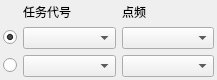
<?xml version="1.0" encoding="UTF-8"?>
<ui version="4.0">
 <class>SCTaskWorkModeTaskCodeSelectWidget</class>
 <widget class="QWidget" name="SCTaskWorkModeTaskCodeSelectWidget">
  <property name="geometry">
   <rect>
    <x>0</x>
    <y>0</y>
    <width>217</width>
    <height>70</height>
   </rect>
  </property>
  <property name="windowTitle">
   <string>Form</string>
  </property>
  <layout class="QGridLayout" name="gridLayout">
   <property name="leftMargin">
    <number>3</number>
   </property>
   <property name="topMargin">
    <number>3</number>
   </property>
   <property name="rightMargin">
    <number>3</number>
   </property>
   <property name="bottomMargin">
    <number>3</number>
   </property>
   <item row="0" column="1">
    <widget class="QLabel" name="label_8">
     <property name="text">
      <string>任务代号</string>
     </property>
     <property name="alignment">
      <set>Qt::AlignLeading|Qt::AlignLeft|Qt::AlignVCenter</set>
     </property>
    </widget>
   </item>
   <item row="0" column="2">
    <widget class="QLabel" name="label_9">
     <property name="text">
      <string>点频</string>
     </property>
     <property name="alignment">
      <set>Qt::AlignLeading|Qt::AlignLeft|Qt::AlignVCenter</set>
     </property>
    </widget>
   </item>
   <item row="1" column="0">
    <widget class="QRadioButton" name="scTargetRadioBtn1">
     <property name="sizePolicy">
      <sizepolicy hsizetype="Fixed" vsizetype="Fixed">
       <horstretch>0</horstretch>
       <verstretch>0</verstretch>
      </sizepolicy>
     </property>
     <property name="layoutDirection">
      <enum>Qt::RightToLeft</enum>
     </property>
     <property name="text">
      <string/>
     </property>
     <property name="checked">
      <bool>true</bool>
     </property>
    </widget>
   </item>
   <item row="1" column="1">
    <widget class="QComboBox" name="scTaskCodeCombo1"/>
   </item>
   <item row="1" column="2">
    <widget class="QComboBox" name="scPointFreqCombo1"/>
   </item>
   <item row="2" column="0">
    <widget class="QRadioButton" name="scTargetRadioBtn2">
     <property name="layoutDirection">
      <enum>Qt::RightToLeft</enum>
     </property>
     <property name="text">
      <string/>
     </property>
    </widget>
   </item>
   <item row="2" column="1">
    <widget class="QComboBox" name="scTaskCodeCombo2"/>
   </item>
   <item row="2" column="2">
    <widget class="QComboBox" name="scPointFreqCombo2"/>
   </item>
  </layout>
 </widget>
 <resources/>
 <connections/>
</ui>
